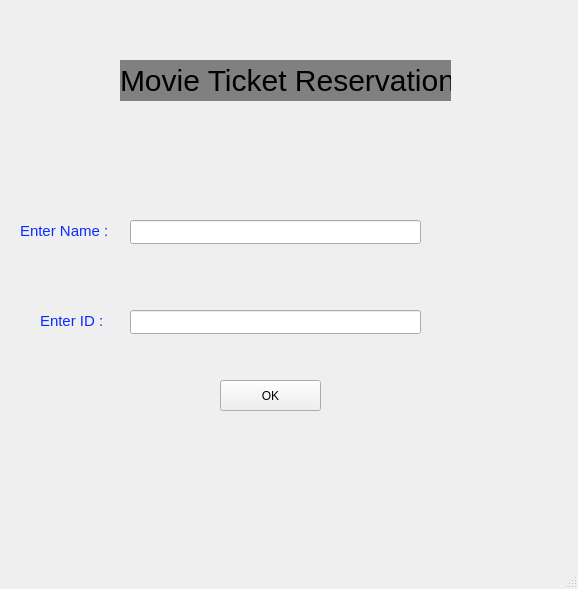
<?xml version="1.0" encoding="UTF-8"?>
<ui version="4.0">
 <class>MainWindow</class>
 <widget class="QMainWindow" name="MainWindow">
  <property name="geometry">
   <rect>
    <x>0</x>
    <y>0</y>
    <width>578</width>
    <height>589</height>
   </rect>
  </property>
  <property name="windowTitle">
   <string>MainWindow</string>
  </property>
  <widget class="QWidget" name="centralwidget">
   <widget class="QLabel" name="label">
    <property name="geometry">
     <rect>
      <x>120</x>
      <y>60</y>
      <width>331</width>
      <height>41</height>
     </rect>
    </property>
    <property name="styleSheet">
     <string notr="true">QLabel{
background:light gray;
font-size:30px;
}
</string>
    </property>
    <property name="text">
     <string>Movie Ticket Reservation</string>
    </property>
   </widget>
   <widget class="QLabel" name="label_2">
    <property name="geometry">
     <rect>
      <x>20</x>
      <y>210</y>
      <width>161</width>
      <height>41</height>
     </rect>
    </property>
    <property name="styleSheet">
     <string notr="true">QLabel{
font-size:15px;
color: rgb(11, 44, 255);

}</string>
    </property>
    <property name="text">
     <string>Enter Name :</string>
    </property>
   </widget>
   <widget class="QLineEdit" name="lineEdit">
    <property name="geometry">
     <rect>
      <x>130</x>
      <y>220</y>
      <width>291</width>
      <height>24</height>
     </rect>
    </property>
   </widget>
   <widget class="QLabel" name="label_3">
    <property name="geometry">
     <rect>
      <x>40</x>
      <y>300</y>
      <width>161</width>
      <height>41</height>
     </rect>
    </property>
    <property name="styleSheet">
     <string notr="true">QLabel{
	font-size:15px;
	color: rgb(11, 44, 255);
}</string>
    </property>
    <property name="text">
     <string>Enter ID :</string>
    </property>
   </widget>
   <widget class="QLineEdit" name="lineEdit_2">
    <property name="geometry">
     <rect>
      <x>130</x>
      <y>310</y>
      <width>291</width>
      <height>24</height>
     </rect>
    </property>
   </widget>
   <widget class="QPushButton" name="pushButton">
    <property name="geometry">
     <rect>
      <x>220</x>
      <y>380</y>
      <width>101</width>
      <height>31</height>
     </rect>
    </property>
    <property name="text">
     <string>OK</string>
    </property>
   </widget>
  </widget>
  <widget class="QMenuBar" name="menubar">
   <property name="geometry">
    <rect>
     <x>0</x>
     <y>0</y>
     <width>578</width>
     <height>21</height>
    </rect>
   </property>
  </widget>
  <widget class="QStatusBar" name="statusbar"/>
 </widget>
 <resources/>
 <connections/>
</ui>
